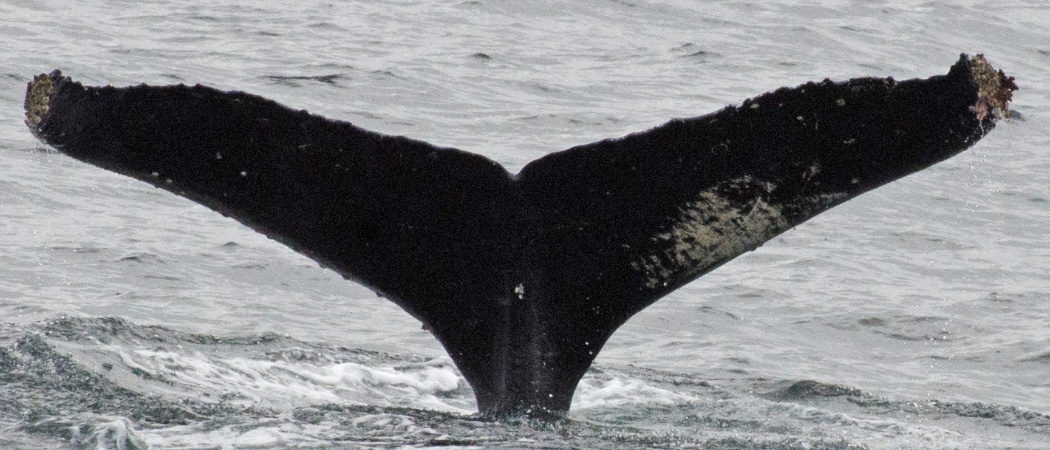
#> input picture Problem analysis/hw4/whale_tail/test_image_00.jpg, 1050 x 450 px, found by its file name
$ jupyter execute --allow-errors homework_3.ipynb   (shell and % lines are left out)
#> lines starting #> are read from the running program, lines starting #| are printed output that depends on the picture; after the words box and inside, x2 and y2 are one past the last pixel; in counts of white or black regions, pixels touching at a corner belong together
#> further down, img is the input picture: shape (450, 1050, 3); mean B, G, R 136.4, 133.8, 132.3
# Homework 3

# Задача №1 - Лес или пустыня?

Часто при анализе изображений местности необходимо понять ее характер. В частности, если определить, что на изображении преобладет вода, то имеет смысл искать корабли на таком изображении. Если на картинке густой лес, то, возможно, это не лучшая зона для посадки дрона или беспилотника.

Ваша задача - написать программу, которая будет отличать лес от пустыни. В приложении можно найти реальные спутниковые снимки лесов и пустынь.

Примеры изображений:
<table><tr>
    <td>  </td>
    <td>  </td>
</tr></table>

[cell 1]
# Ваш код
import cv2
import numpy as np
from matplotlib import pyplot as plt

[cell 2]
def determine(img: np.ndarray) -> str:
    """
    Determine whether it is a forest or a desert on an image.

    \param img: image in RGB format

    \return res: string that contains required information

    \details If there's more green on image than yellow - it's forest.
    \details If there's more yellow on image than green - it's desert.
    """
    res = ""

    hsv = cv2.cvtColor(img, cv2.COLOR_RGB2HSV)
#> hsv: shape (450, 1050, 3); mean H, S, V 101.9, 19.7, 136.8

    green_lower = (40, 40,40)
    green_upper = (70, 255,255)

    yellow_lower = (10, 70, 100)
    yellow_upper = (30, 255, 255)

    mask_green = cv2.inRange(hsv, green_lower, green_upper)
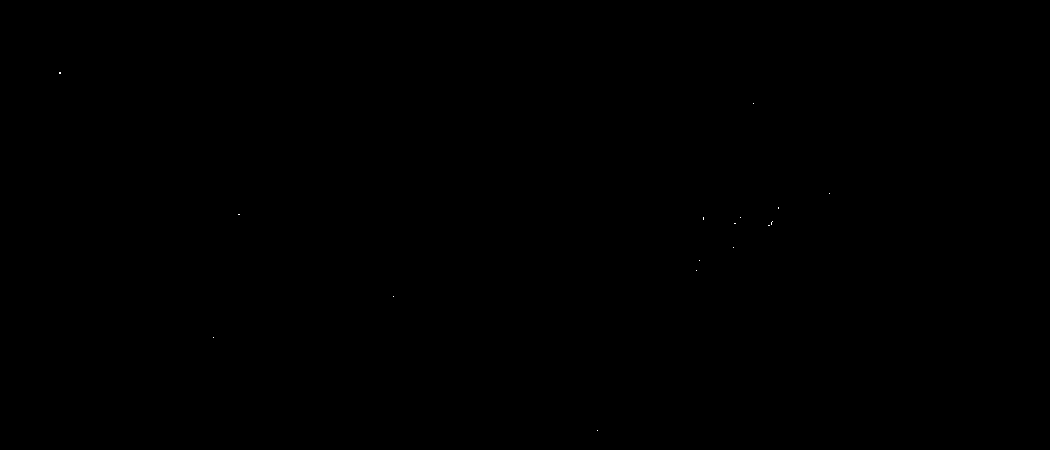
#> mask_green: shape (450, 1050); 0.01% white in thin lines or dots, all inside (x1, y1, x2, y2) = (59, 72, 830, 431)
    mask_yellow = cv2.inRange(hsv, yellow_lower, yellow_upper)
#> mask_yellow: shape (450, 1050); 0.01% white in thin lines or dots, all inside (x1, y1, x2, y2) = (44, 59, 999, 103)

    green_likelihood = np.count_nonzero(mask_green)
#> green_likelihood = 28
    yellow_likelihood = np.count_nonzero(mask_yellow)
#> yellow_likelihood = 69

    if green_likelihood > yellow_likelihood:
        res = "Forest"
    elif green_likelihood < yellow_likelihood:
        res = "Desert"
    else: # unlikely to happen in standard conditions
        res = "Unable to determine. Consult a specialist."

    return res

[cell 3]
img = cv2.imread("desert_forest/test_image_00.jpg")
img = cv2.cvtColor(img, cv2.COLOR_BGR2RGB)

[cell 4]
plt.imshow(img)
plt.axis('off')
plt.show()

[cell 5]
result = determine(img)
#> result = 'Desert'
print(result)
#| Desert
